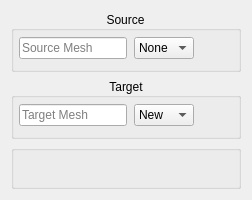
            <widget class="QWidget" name="transferObjectWidget" native="true">
             <property name="sizePolicy">
              <sizepolicy hsizetype="Preferred" vsizetype="MinimumExpanding">
               <horstretch>4</horstretch>
               <verstretch>0</verstretch>
              </sizepolicy>
             </property>
             <layout class="QVBoxLayout" name="verticalLayout_7">
              <item>
               <widget class="QGroupBox" name="groupBox_2">
                <property name="sizePolicy">
                 <sizepolicy hsizetype="Preferred" vsizetype="Maximum">
                  <horstretch>25</horstretch>
                  <verstretch>0</verstretch>
                 </sizepolicy>
                </property>
                <property name="autoFillBackground">
                 <bool>false</bool>
                </property>
                <property name="title">
                 <string>Source</string>
                </property>
                <property name="alignment">
                 <set>Qt::AlignCenter</set>
                </property>
                <property name="flat">
                 <bool>true</bool>
                </property>
                <property name="checkable">
                 <bool>false</bool>
                </property>
                <layout class="QVBoxLayout" name="verticalLayout_9">
                 <property name="spacing">
                  <number>4</number>
                 </property>
                 <property name="leftMargin">
                  <number>5</number>
                 </property>
                 <property name="topMargin">
                  <number>1</number>
                 </property>
                 <property name="rightMargin">
                  <number>5</number>
                 </property>
                 <property name="bottomMargin">
                  <number>5</number>
                 </property>
                 <item>
                  <layout class="QHBoxLayout" name="horizontalLayout_10">
                   <property name="spacing">
                    <number>7</number>
                   </property>
                   <item>
                    <widget class="QLineEdit" name="lineEdit_6">
                     <property name="text">
                      <string/>
                     </property>
                     <property name="placeholderText">
                      <string>Source Mesh</string>
                     </property>
                    </widget>
                   </item>
                   <item>
                    <widget class="QComboBox" name="comboBox_3">
                     <property name="sizePolicy">
                      <sizepolicy hsizetype="MinimumExpanding" vsizetype="Fixed">
                       <horstretch>0</horstretch>
                       <verstretch>0</verstretch>
                      </sizepolicy>
                     </property>
                     <item>
                      <property name="text">
                       <string>None</string>
                      </property>
                     </item>
                    </widget>
                   </item>
                   <item>
                    <widget class="QPushButton" name="pushButton_7">
                     <property name="minimumSize">
                      <size>
                       <width>32</width>
                       <height>32</height>
                      </size>
                     </property>
                     <property name="maximumSize">
                      <size>
                       <width>32</width>
                       <height>32</height>
                      </size>
                     </property>
                     <property name="styleSheet">
                      <string notr="true">QPushButton {
    border: none;
    background: transparent;
    icon: url(:/icon/search.svg);
}

QPushButton:hover {
    icon: url(:/icon/search_hover.svg);
}

QPushButton:pressed { 
    icon: url(:/icon/search_pressed.svg);
 }</string>
                     </property>
                     <property name="text">
                      <string/>
                     </property>
                     <property name="icon">
                      <iconset resource="icon/_qrc.qrc">
                       <normaloff>:/icon/search.svg</normaloff>:/icon/search.svg</iconset>
                     </property>
                     <property name="iconSize">
                      <size>
                       <width>32</width>
                       <height>32</height>
                      </size>
                     </property>
                    </widget>
                   </item>
                  </layout>
                 </item>
                </layout>
               </widget>
              </item>
              <item>
               <widget class="QGroupBox" name="groupBox">
                <property name="sizePolicy">
                 <sizepolicy hsizetype="Preferred" vsizetype="Maximum">
                  <horstretch>25</horstretch>
                  <verstretch>0</verstretch>
                 </sizepolicy>
                </property>
                <property name="title">
                 <string>Target</string>
                </property>
                <property name="alignment">
                 <set>Qt::AlignCenter</set>
                </property>
                <property name="flat">
                 <bool>true</bool>
                </property>
                <property name="checkable">
                 <bool>false</bool>
                </property>
                <layout class="QVBoxLayout" name="verticalLayout_12">
                 <property name="spacing">
                  <number>4</number>
                 </property>
                 <property name="leftMargin">
                  <number>5</number>
                 </property>
                 <property name="topMargin">
                  <number>1</number>
                 </property>
                 <property name="rightMargin">
                  <number>5</number>
                 </property>
                 <property name="bottomMargin">
                  <number>5</number>
                 </property>
                 <item>
                  <layout class="QHBoxLayout" name="horizontalLayout_12">
                   <property name="spacing">
                    <number>7</number>
                   </property>
                   <item>
                    <widget class="QLineEdit" name="lineEdit">
                     <property name="text">
                      <string/>
                     </property>
                     <property name="placeholderText">
                      <string>Target Mesh</string>
                     </property>
                    </widget>
                   </item>
                   <item>
                    <widget class="QComboBox" name="comboBox">
                     <property name="sizePolicy">
                      <sizepolicy hsizetype="MinimumExpanding" vsizetype="Fixed">
                       <horstretch>0</horstretch>
                       <verstretch>0</verstretch>
                      </sizepolicy>
                     </property>
                     <item>
                      <property name="text">
                       <string>New</string>
                      </property>
                     </item>
                    </widget>
                   </item>
                   <item>
                    <widget class="QPushButton" name="pushButton">
                     <property name="sizePolicy">
                      <sizepolicy hsizetype="Fixed" vsizetype="Fixed">
                       <horstretch>0</horstretch>
                       <verstretch>0</verstretch>
                      </sizepolicy>
                     </property>
                     <property name="minimumSize">
                      <size>
                       <width>32</width>
                       <height>32</height>
                      </size>
                     </property>
                     <property name="maximumSize">
                      <size>
                       <width>32</width>
                       <height>32</height>
                      </size>
                     </property>
                     <property name="styleSheet">
                      <string notr="true">QPushButton {
    border: none;
    background: transparent;
    icon: url(:/icon/search.svg);
}

QPushButton:hover {
    icon: url(:/icon/search_hover.svg);
}

QPushButton:pressed { 
    icon: url(:/icon/search_pressed.svg);
 }</string>
                     </property>
                     <property name="text">
                      <string/>
                     </property>
                     <property name="icon">
                      <iconset resource="icon/_qrc.qrc">
                       <normaloff>:/icon/search.svg</normaloff>:/icon/search.svg</iconset>
                     </property>
                     <property name="iconSize">
                      <size>
                       <width>32</width>
                       <height>32</height>
                      </size>
                     </property>
                    </widget>
                   </item>
                  </layout>
                 </item>
                </layout>
               </widget>
              </item>
              <item>
               <widget class="QGroupBox" name="groupBox_4">
                <property name="sizePolicy">
                 <sizepolicy hsizetype="Preferred" vsizetype="Maximum">
                  <horstretch>25</horstretch>
                  <verstretch>0</verstretch>
                 </sizepolicy>
                </property>
                <property name="title">
                 <string/>
                </property>
                <property name="alignment">
                 <set>Qt::AlignCenter</set>
                </property>
                <property name="flat">
                 <bool>true</bool>
                </property>
                <property name="checkable">
                 <bool>false</bool>
                </property>
                <layout class="QVBoxLayout" name="verticalLayout_13">
                 <property name="spacing">
                  <number>4</number>
                 </property>
                 <property name="leftMargin">
                  <number>5</number>
                 </property>
                 <property name="topMargin">
                  <number>1</number>
                 </property>
                 <property name="rightMargin">
                  <number>5</number>
                 </property>
                 <property name="bottomMargin">
                  <number>5</number>
                 </property>
                 <item>
                  <layout class="QHBoxLayout" name="horizontalLayout_13">
                   <property name="spacing">
                    <number>7</number>
                   </property>
                   <property name="topMargin">
                    <number>5</number>
                   </property>
                   <item>
                    <widget class="QPushButton" name="addSetsButton">
                     <property name="sizePolicy">
                      <sizepolicy hsizetype="Fixed" vsizetype="Fixed">
                       <horstretch>0</horstretch>
                       <verstretch>0</verstretch>
                      </sizepolicy>
                     </property>
                     <property name="minimumSize">
                      <size>
                       <width>24</width>
                       <height>24</height>
                      </size>
                     </property>
                     <property name="maximumSize">
                      <size>
                       <width>24</width>
                       <height>24</height>
                      </size>
                     </property>
                     <property name="styleSheet">
                      <string notr="true">QPushButton {
    border: none;
    background: transparent;
    icon: url(:/icon/addBookmarks.svg);
}

QPushButton:hover {
    icon: url(:/icon/addBookmarks_hover.svg);
}

QPushButton:pressed { 
    icon: url(:/icon/addBookmarks_pressed.svg);
 }</string>
                     </property>
                     <property name="text">
                      <string/>
                     </property>
                     <property name="icon">
                      <iconset resource="icon/_qrc.qrc">
                       <normaloff>:/icon/addBookmarks.svg</normaloff>:/icon/addBookmarks.svg</iconset>
                     </property>
                     <property name="iconSize">
                      <size>
                       <width>24</width>
                       <height>24</height>
                      </size>
                     </property>
                    </widget>
                   </item>
                   <item>
                    <widget class="QWidget" name="setsButtonWidget" native="true">
                     <property name="sizePolicy">
                      <sizepolicy hsizetype="Minimum" vsizetype="Preferred">
                       <horstretch>0</horstretch>
                       <verstretch>0</verstretch>
                      </sizepolicy>
                     </property>
                     <property name="minimumSize">
                      <size>
                       <width>10</width>
                       <height>0</height>
                      </size>
                     </property>
                     <layout class="QHBoxLayout" name="horizontalLayout_14">
                      <property name="leftMargin">
                       <number>20</number>
                      </property>
                      <property name="topMargin">
                       <number>0</number>
                      </property>
                      <property name="rightMargin">
                       <number>10</number>
                      </property>
                      <property name="bottomMargin">
                       <number>0</number>
                      </property>
                      <item>
                       <widget class="QPushButton" name="setsButtonTemplate">
                        <property name="sizePolicy">
                         <sizepolicy hsizetype="Fixed" vsizetype="Fixed">
                          <horstretch>0</horstretch>
                          <verstretch>0</verstretch>
                         </sizepolicy>
                        </property>
                        <property name="minimumSize">
                         <size>
                          <width>24</width>
                          <height>24</height>
                         </size>
                        </property>
                        <property name="maximumSize">
                         <size>
                          <width>24</width>
                          <height>24</height>
                         </size>
                        </property>
                        <property name="styleSheet">
                         <string notr="true">QPushButton {
    border: none;
    background: transparent;
    icon: url(:/icon/bookmarks.svg);
}

QPushButton:hover {
    icon: url(:/icon/bookmarks_hover.svg);
}

QPushButton:pressed { 
    icon: url(:/icon/bookmarks_pressed.svg);
 }</string>
                        </property>
                        <property name="text">
                         <string/>
                        </property>
                        <property name="icon">
                         <iconset resource="icon/_qrc.qrc">
                          <normaloff>:/icon/bookmarks.svg</normaloff>:/icon/bookmarks.svg</iconset>
                        </property>
                        <property name="iconSize">
                         <size>
                          <width>24</width>
                          <height>24</height>
                         </size>
                        </property>
                       </widget>
                      </item>
                     </layout>
                    </widget>
                   </item>
                   <item>
                    <spacer name="horizontalSpacer_7">
                     <property name="orientation">
                      <enum>Qt::Horizontal</enum>
                     </property>
                     <property name="sizeHint" stdset="0">
                      <size>
                       <width>40</width>
                       <height>20</height>
                      </size>
                     </property>
                    </spacer>
                   </item>
                  </layout>
                 </item>
                </layout>
               </widget>
              </item>
              <item>
               <spacer name="verticalSpacer_3">
                <property name="orientation">
                 <enum>Qt::Vertical</enum>
                </property>
                <property name="sizeType">
                 <enum>QSizePolicy::Expanding</enum>
                </property>
                <property name="sizeHint" stdset="0">
                 <size>
                  <width>30</width>
                  <height>0</height>
                 </size>
                </property>
               </spacer>
              </item>
             </layout>
            </widget>
